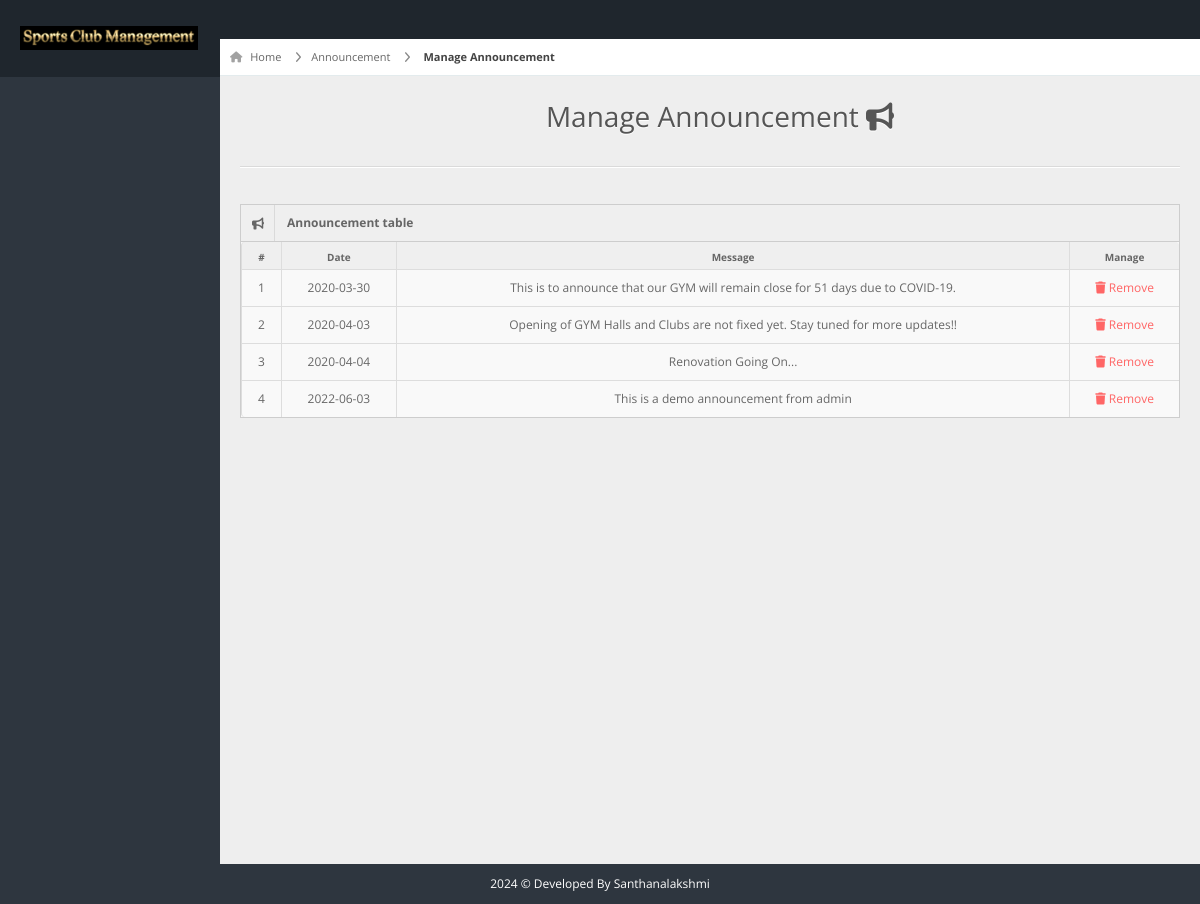
Screenshot of /admin/manage-announcement.php (signed in) with the database file from the repository.
### tables this page shows
CREATE TABLE `announcements` (
  `id` int(11) NOT NULL,
  `message` varchar(100) NOT NULL,
  `date` date NOT NULL
);

### admin/manage-announcement.php (the view, shortened to what this page needs)
<!DOCTYPE html>
<html lang="en">
<head>
<link rel="stylesheet" href="../css/bootstrap.min.css" />
<link rel="stylesheet" href="../css/bootstrap-responsive.min.css" />
<link rel="stylesheet" href="../css/fullcalendar.css" />
<link rel="stylesheet" href="../css/matrix-style.css" />
<link rel="stylesheet" href="../css/matrix-media.css" />
<link href="../font-awesome/css/fontawesome.css" rel="stylesheet" />
<link href="../font-awesome/css/all.css" rel="stylesheet" />
<link rel="stylesheet" href="../css/jquery.gritter.css" />
</head>
<body>
<div id="header">
  <h1><a href="dashboard.html">Sport Club Admin</a></h1>
</div>
<div id="content">
  <div id="content-header">
    <div id="breadcrumb"> <a href="index.php" title="Go to Home" class="tip-bottom"><i class="fas fa-home"></i> Home</a><a href="announcement.php">Announcement</a> <a href="#" class="current">Manage Announcement</a> </div>
    <h1 class="text-center">Manage Announcement <i class="fas fa-bullhorn"></i></h1>
  </div>
  <div class="container-fluid">
    <hr>
    <div class="row-fluid">
      <div class="span12">
      <div class='widget-box'>
          <div class='widget-title'> <span class='icon'> <i class='fas fa-bullhorn'></i> </span>
            <h5>Announcement table</h5>
          </div>
          <div class='widget-content nopadding'>
	  <?php
      $qry="select * from announcements";
      $cnt = 1;
        $result=mysqli_query($conn,$qry);
          echo"<table class='table table-bordered table-hover'>
              <thead>
                <tr>
                  <th>#</th>
                  <th>Date</th>
                  <th>Message</th>
                  <th>Manage</th>
                </tr>
              </thead>";
            while($row=mysqli_fetch_array($result)){
            echo"<tbody>
                <td><div class='text-center'>".$cnt."</div></td>
                <td><div class='text-center'>".$row['date']."</div></td>
                <td><div class='text-center'>".$row['message']."</div></td>
                <td><div class='text-center'><a href='actions/remove-announcement.php?id=".$row['id']."' style='color:#F66;' ><i class='fas fa-trash'></i> Remove</a></div></td>
              </tbody>";
              $cnt++;  }
              ?>
            </table>
          </div>
        </div>
      </div>
    </div>
  </div>
</div>
<div class="row-fluid">
  <div id="footer" class="span12"> <?php echo date("Y");?> &copy; Developed By Santhanalakshmi</a> </div>
</div>
</body>
</html>

### customer/css/matrix-media.css (style rules this page uses)
body { background:#2E363F; }
#header { background-color: #1f262d; margin-top:10px; }

### admin/manage-announcement.php (style rules this page uses)
#footer { color: white; }

### rows the page displays
announcements: date "2020-03-30", message "This is to announce that our GYM will remain close for 51 days due to COVID-19."
announcements: date "2020-04-03", message "Opening of GYM Halls and Clubs are not fixed yet. Stay tuned for more updates!!"
announcements: date "2020-04-04", message "Renovation Going On..."
announcements: date "2022-06-03", message "This is a demo announcement from admin"
